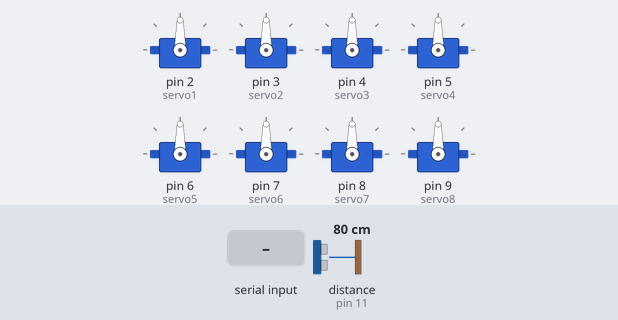
This sketch was run on a simulated Arduino Uno, built with avr-gcc and run on an emulated ATmega328P. Shown: 8 × servo. Wiring (inferred from the names in the program): ultrasonic range finder: trigger pin 10; echo pin 11. The inputs (shaded band) are chosen by the test bench; at power-on: distance to the obstacle (sensor on pin 11) 80 cm. The echo pulse lasts 58.3 µs per cm.

Above: at 1.2 s.
1.3 s: distance to the obstacle (sensor on pin 11) set to 24 cm
2.8 s: distance to the obstacle (sensor on pin 11) set to 19 cm
At 4.0 s:
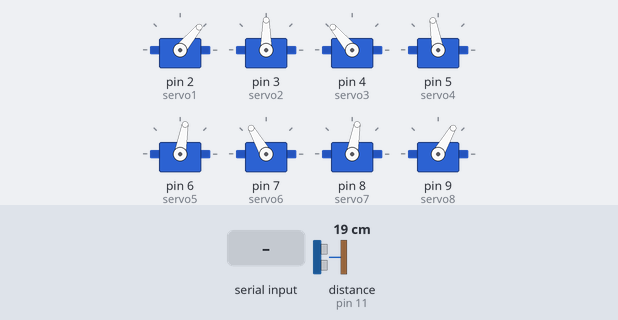
4.3 s: "F" received over the second serial link
At 6.7 s:
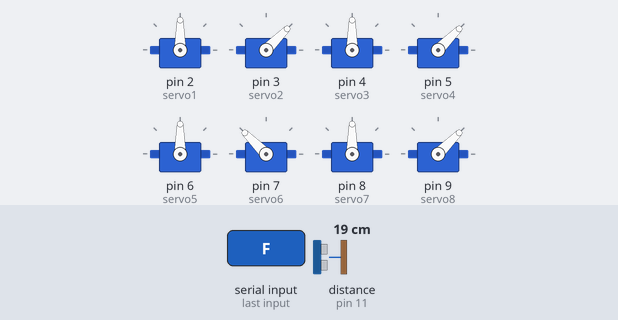
Timing chart, 0 to 8.3 s (numbered marks = the images above; inputs shaded):
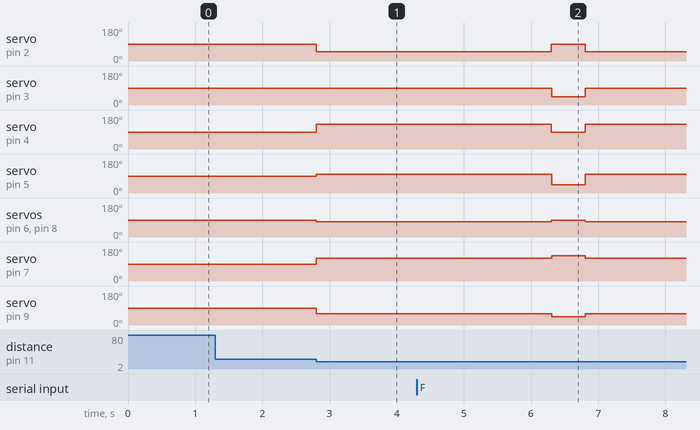

Measured:
- the behaviour switches between 22 and 21 cm on distance to the obstacle (sensor on pin 11) (found by bisection; images 0 and 1)
- after the input at 1.3 s, every drawn part: stays the same
- after the input at 2.8 s, servo on pin 2 (servo1): 90° → 50° at once; servo on pin 4 (servo3): 90° → 130° at once; servo on pin 5 (servo4): 90° → 100° at once; servo on pin 6 (servo5), servo on pin 8 (servo7): 90° → 80° at once; servo on pin 7 (servo6): 90° → 120° at once
- after the input at 4.3 s, servo on pin 2 (servo1): 50° → 90° after 2.0 s, → 50° 0.50 s later; servo on pin 3 (servo2): 90° → 45° after 2.0 s, → 90° 0.50 s later

The sketch:

kopek_kod.ino
```cpp
#include <SoftwareSerial.h>
SoftwareSerial port(12, 13);
#include <Servo.h>
Servo servo1, servo2, servo3, servo4, servo5, servo6, servo7, servo8;
int sure;
unsigned int mesafe;
char gelen_veri;
const int trig = 10, echo = 11;
void setup() {
  Serial.begin(9600);
  port.begin(9600);
  servo1.attach(2);
  servo2.attach(3);
  servo3.attach(4);
  servo4.attach(5);
  servo5.attach(6);
  servo6.attach(7);
  servo7.attach(8);
  servo8.attach(9);
  pinMode(trig, OUTPUT);
  pinMode(echo, INPUT);
  baslangic();
}

void loop() {
  digitalWrite(trig, 0); delayMicroseconds(2);
  digitalWrite(trig, 1); delayMicroseconds(10);
  digitalWrite(trig, 0);
  sure = pulseIn(echo, 1);
  mesafe = (sure / 2) / 29.1;
  while (port.available() > 0) {
    gelen_veri = port.read();

    while (gelen_veri == 'F') {
      ileri();
      delay(250);
      baslangic();
      break;
    }
    while (gelen_veri == 'B') {
      geri();
      break;
    }
    while  (gelen_veri == 'R') {
      sag() ;
      break;
    }
    while (gelen_veri == 'L') {
      sol() ;
      break;
    }
    while (gelen_veri == 'V') {
      otur() ;
      break;
    }
  }
  if (mesafe <= 20 & mesafe >= 15) {
    otur();
    delay(3500);
    baslangic();

  }
}

void ileri() {
  servo1.write(90);
  servo2.write(45);
  servo3.write(90);
  servo4.write(45);
  servo5.write(90);
  servo6.write(135);
  servo7.write(90);
  servo8.write(45);
  delay(250);

}
/*
  void ileri2() {
  servo1.write(90);
  servo2.write(135);
  servo3.write(90);
  servo4.write(135);
  servo5.write(90);
  servo6.write(135);
  servo7.write(90);
  servo8.write(135);
}
 */
void geri() {
  servo1.write(90);
  servo2.write(65);
  servo3.write(90);
  servo4.write(65);
  servo5.write(90);
  servo6.write(65);
  servo7.write(90);
  servo8.write(65);
}
void sol() {
  servo3.write(150);
  servo4.write(120);
  servo5.write(150);
  servo6.write(120);
}
void sag() {
  servo1.write(150);
  servo2.write(120);
  servo7.write(150);
  servo8.write(120);
}
void otur() {
  servo2.write(90);
  servo1.write(50);
  servo4.write(100);
  servo3.write(130);
  servo6.write(120);
  servo8.write(60);
  servo5.write(80);
  servo7.write(80);
}
void baslangic() {
  servo2.write(90);
  servo1.write(90);
  servo4.write(90);
  servo3.write(90);
  servo6.write(90);
  servo8.write(90);
  servo5.write(90);
  servo7.write(90);

}
```
